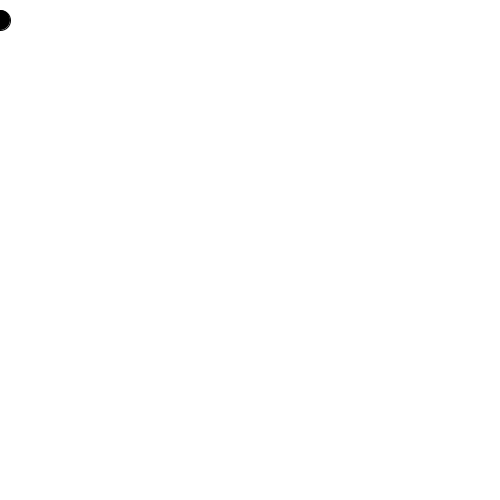
Frame 1 (no input)
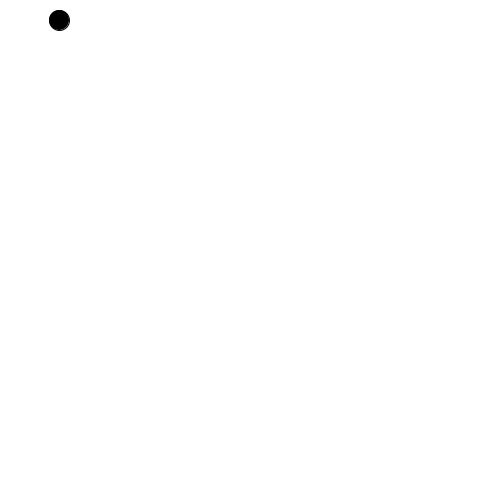
Frame 60 (the mouse pressed at the canvas centre just before this capture)
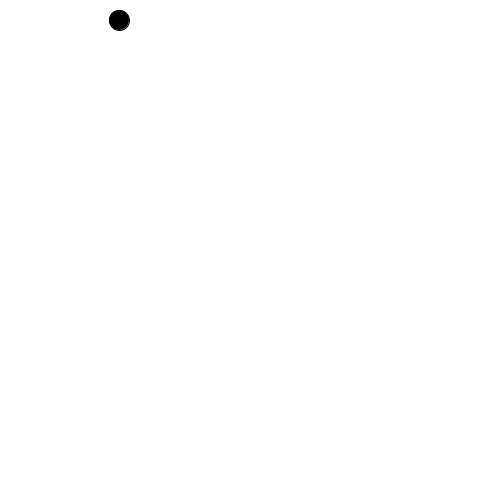
Frame 120 (the mouse held since frame 60 and released just before this capture)

The Processing sketch that drew these frames (run headless with seeded random() and noise(); from frame 60 on, the mouse is pressed at the canvas centre):

// Processing sketch: pong
// ── pong.pde
int xpos = 0;
int dir = 0;
void setup() {
  size(500, 500);
 
}

void draw() {
   background(#FFFFFF);
  fill(#000000);
  stroke(#000000);
  ellipse(xpos, 20, 20, 20);
  if (xpos == 500) {
    dir++;
  }
  if (dir%2 == 1) {
    xpos --;
  }
  else {
    xpos++;
  }
}
